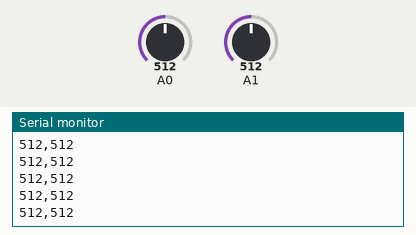
Bench run of a sketch on a simulated Arduino Uno, built with avr-gcc and run on an emulated ATmega328P. Shown: the last lines printed to the serial monitor. The inputs (shaded band) are chosen by the test bench; at power-on: A0 = 512, A1 = 512.

Above: at 1.2 s.
1.3 s: A0 set to 986
At 1.8 s:
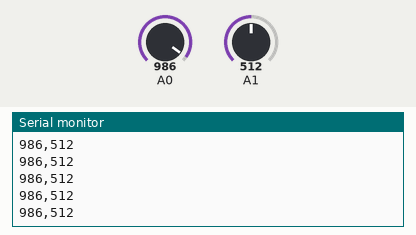
2.8 s: A0 set to 1012
At 3.3 s:
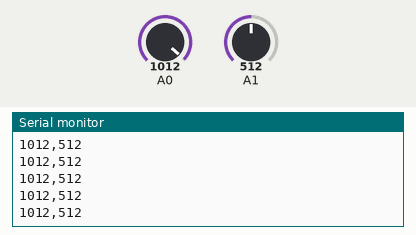
Timing chart, 0 to 5.8 s (numbered marks = the images above; inputs shaded):
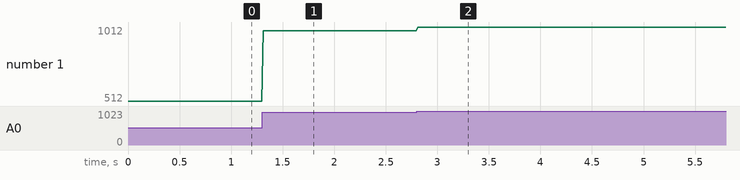

The sketch:

Joystick.ino
```cpp
// la rutina/bloque setup se ejecuta una vez al comienzo
void setup() {
  // inicializa la comunicación serial a 9600 bits por segundo:
  Serial.begin(9600);
}

// la rutina loop se ejecuta una y otra vez
void loop() {
  // lee la entrada en el pin analógico A0:
  int valorX = analogRead(A0);
  int valorY = analogRead(A1);

  // imprime/envia el valor leído:
  Serial.print(valorX);
  Serial.print(",");
  Serial.print(valorY);
  Serial.println();
  delay(10);  // demora entre lecturas para estabilidad ¿que pasa si lo cambiamos?
}
```

Measured:
- after the input at 1.3 s, the serial monitor: prints a new line at once (image 1)
- after the input at 2.8 s, the serial monitor: prints a new line at once (image 2)
- plotted number 1: 512 → 986 after the input at 1.3 s, 986 → 1012 after the input at 2.8 s
